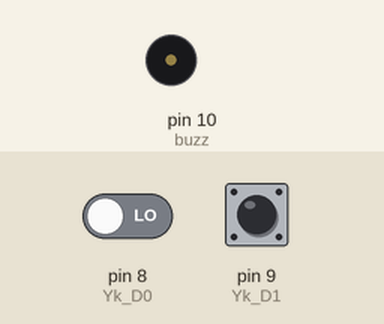
Simulated run of this sketch. Board: Arduino Uno, built with avr-gcc and run on an emulated ATmega328P. Shown: buzzer (waves = sounding, pin HIGH). Inputs (shaded band) come from the test bench; at power-on: pin 8 (Yk_D0) LOW, pin 9 (Yk_D1) LOW. What the sketch prints to the serial monitor is not drawn.

Above: at 1.2 s.
1.3 s: pin 8 (Yk_D0) driven HIGH
At 2.0 s:
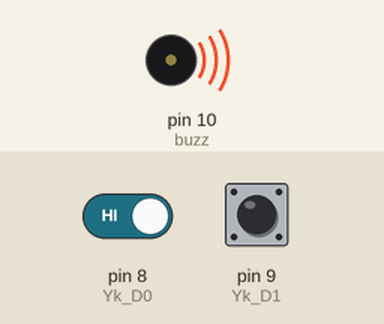
2.8 s: pin 9 (Yk_D1) driven HIGH
At 3.9 s:
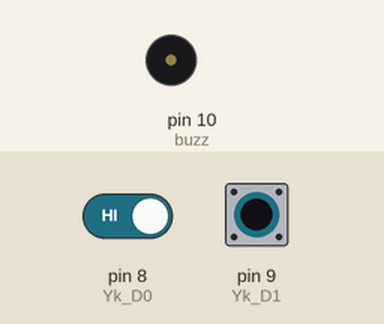
5.8 s: pin 9 (Yk_D1) driven LOW
At 6.1 s:
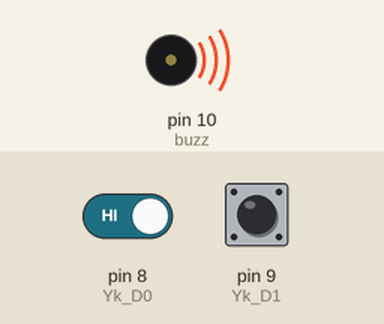
8.8 s: pin 9 (Yk_D1) pulsed HIGH 5 times (0.12 s each, 0.3 s apart)
At 9.3 s:
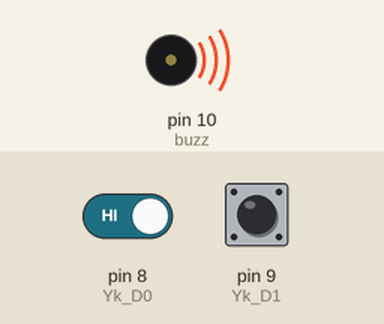
13.3 s: pin 8 (Yk_D0) driven LOW and pin 9 (Yk_D1) driven HIGH
At 14.1 s:
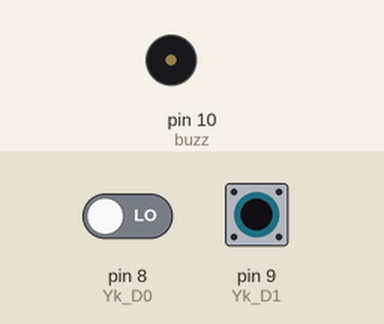
16.3 s: pin 8 (Yk_D0) driven HIGH
At 17.1 s:
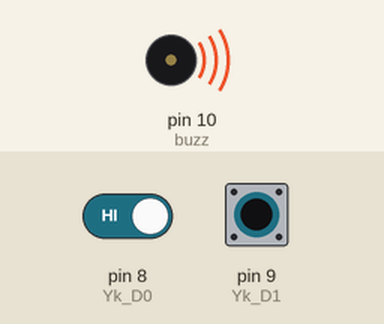
Timing chart, 0 to 66.8 s (numbered marks = the images above; inputs shaded):
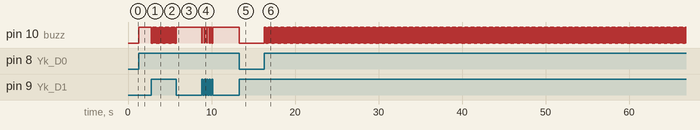

Measured:
- after the input at 1.3 s, pin 10 (buzz): LOW → HIGH at once
- after the input at 2.8 s, pin 10 (buzz): alternates HIGH for 0.02 s and LOW for 0.01 s, starting at once
- after the input at 5.8 s, pin 10 (buzz): stops changing and stays HIGH
- after the input at 8.8 s, pin 10 (buzz): HIGH → LOW at once, then repeats every 0.30 s: 3 × (HIGH 0.02 s, LOW 0.01 s), HIGH 0.19 s, LOW 0.01 s, until it stays HIGH from 10.1 s
- after the input at 13.3 s, pin 10 (buzz): HIGH → LOW at once
- after the input at 16.3 s, pin 10 (buzz): alternates HIGH for 0.02 s and LOW for 0.01 s, starting at once

The sketch:

sketch_dec28a.ino
```cpp
int Yk_D0=8;
int Yk_D1=9;
int buzz=10;

void setup() {

  Serial.begin(9600);


  Serial.println(" logging time completed!");
  randomSeed(analogRead(0));
  pinMode(Yk_D0, INPUT);
  digitalWrite(Yk_D0, LOW);
   pinMode(Yk_D1, INPUT);
  digitalWrite(Yk_D1, LOW);
  pinMode(buzz, OUTPUT);
  digitalWrite(buzz, LOW);
}

void loop() {
  // put your main code here, to run repeatedly:
if(digitalRead(Yk_D0) == HIGH){

  digitalWrite(buzz,HIGH);
  Serial.println(" Button Pressed");
  }
  if(digitalRead(Yk_D1) == HIGH){

  digitalWrite(buzz,LOW);
  Serial.println(" Buzzer Off");
  }


}
```
